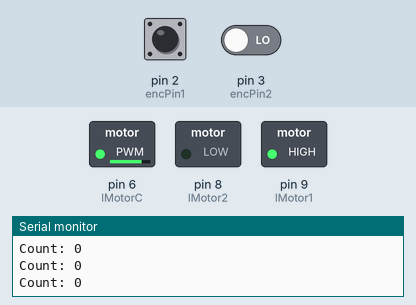
Recording of a sketch running on a simulated Arduino Uno, built with avr-gcc and run on an emulated ATmega328P. Parts: switched loads named in the sketch (green lamp = pin HIGH), the last lines printed to the serial monitor. The inputs (shaded band) are chosen by the test bench; at power-on: pin 2 (encPin1) HIGH, pin 3 (encPin2) LOW.

Above: at 1.2 s.
1.3 s: pin 2 (encPin1) pulled LOW for 1 s
At 6.0 s:
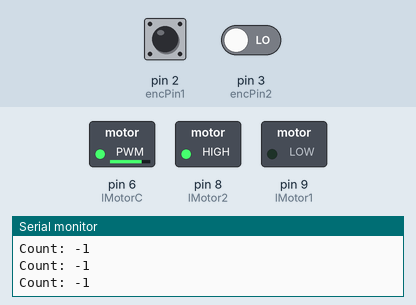
Timing chart, 0 to 26.5 s (numbered marks = the images above; inputs shaded):
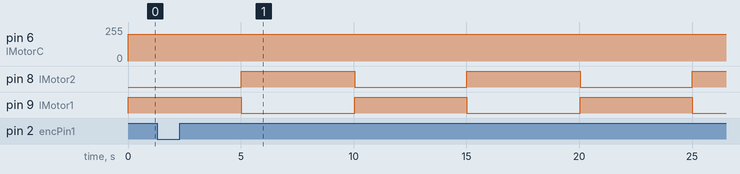

The sketch:

test1.ino
```cpp
volatile int counter = 0;
const int encPin1 = 2;
const int encPin2 = 3;
const int lMotor1 = 9;
const int lMotor2 = 8;
const int lMotorC = 6;

void setup()
{
  pinMode(encPin1, INPUT_PULLUP);
  pinMode(encPin2, INPUT);
  pinMode(lMotor1, OUTPUT);
  pinMode(lMotor2, OUTPUT);
  pinMode(lMotorC, OUTPUT);
  Serial.begin(9600);
  attachInterrupt(digitalPinToInterrupt(encPin1), count, RISING);
}

void loop()
{
  Serial.print("Count: ");
  Serial.println(counter);
  if((millis() / 5000) % 2 == 0){
    digitalWrite(lMotor1, HIGH);
    digitalWrite(lMotor2, LOW);
  }
  else{
    digitalWrite(lMotor1, LOW);
    digitalWrite(lMotor2, HIGH);
  }
  analogWrite(lMotorC, 200);

  delay(50);
}

void count(){
  if(digitalRead(encPin2)){
    counter++;
  }
  else{
    counter--;
  }
}
```

Measured:
- by itself, pin 8 (lMotor2), pin 9 (lMotor1): alternates HIGH for 5.0 s and LOW for 5.0 s
